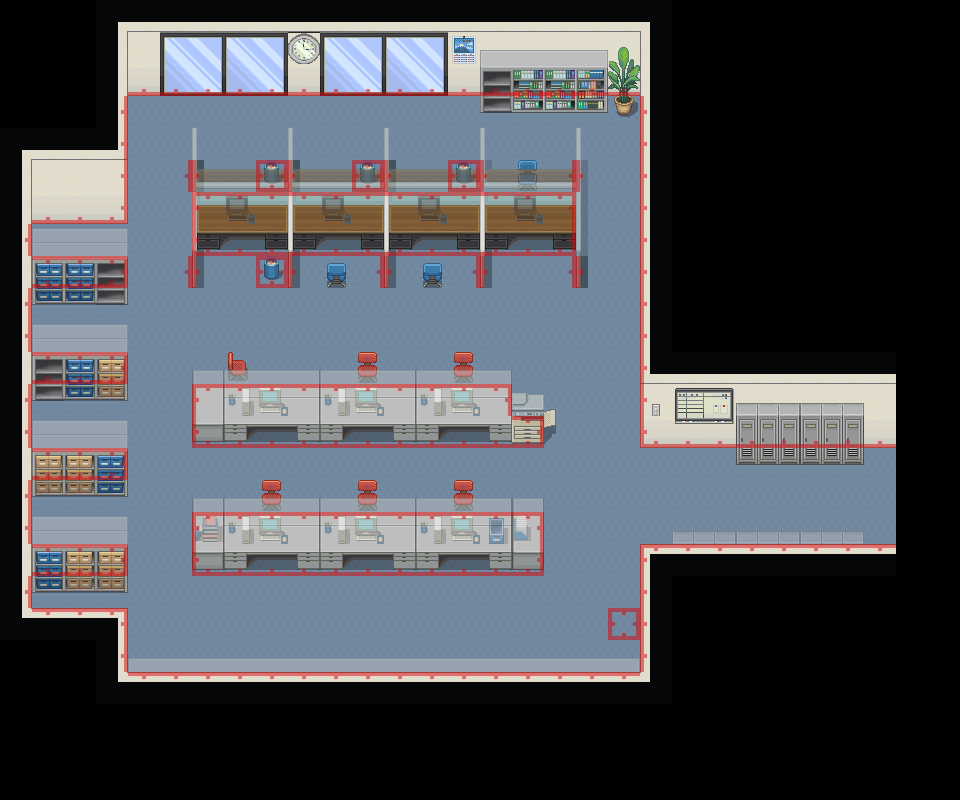

Tiled map render using the project's own tile images. Description and the map definition, with tile-layer contents summarised, below:
An orthogonal 30x25 tile map with 32x32 px tiles, 4 tile layers (Walls and Floor, Below, Above, Passage), 6 tilesets and 8 objects (8x event).

<map version="1.0" orientation="orthogonal" renderorder="right-down" width="30" height="25" tilewidth="32" tileheight="32" nextobjectid="13">
 <tileset firstgid="1" name="Office_A5_Ground" tilewidth="32" tileheight="32">
  <image source="../../images/Office_A5_Ground.png" width="256" height="64" />
 </tileset>
 <tileset firstgid="17" name="wall" tilewidth="32" tileheight="32">
  <image source="../../images/wall.png" width="96" height="64" />
 </tileset>
 <tileset firstgid="23" name="expandedAutotile" tilewidth="32" tileheight="32">
  <image source="../../images/expandedAutotile.png" width="256" height="192" />
  <terraintypes>
   <terrain name="Void" tile="-1" />
  </terraintypes>
 </tileset>
 <tileset firstgid="71" name="passage" tilewidth="32" tileheight="32">
  <image source="../../images/passage.png" width="128" height="128" />
 </tileset>
 <tileset firstgid="87" name="Office-B" tilewidth="32" tileheight="32">
  <image source="../../images/Office-B.png" width="512" height="512" />
 </tileset>
 <tileset firstgid="343" name="Office-C" tilewidth="32" tileheight="32">
  <image source="../../images/Office-C.png" width="512" height="512" />
 </tileset>
 <layer name="Walls and Floor" width="30" height="25">
  <properties>
   <property name="type" value="floor" />
  </properties>
  <data>[750 cells, 493 non-empty, 19 distinct tile ids]</data>
 </layer>
 <layer name="Below" width="30" height="25">
  <data>[750 cells, 164 non-empty, 70 distinct tile ids]</data>
 </layer>
 <layer name="Above" width="30" height="25" opacity="0.5">
  <data>[750 cells, 98 non-empty, 26 distinct tile ids]</data>
 </layer>
 <objectgroup name="Objects">
  <object id="1" type="event" gid="2" x="608" y="640">
   <properties>
    <property name="trigger" value="action" />
   </properties>
  </object>
  <object id="5" type="event" gid="78" x="864" y="480">
   <properties>
    <property name="trigger" value="overlap" />
   </properties>
  </object>
  <object id="6" type="event" gid="78" x="864" y="512">
   <properties>
    <property name="trigger" value="overlap" />
   </properties>
  </object>
  <object id="7" type="event" gid="78" x="864" y="544">
   <properties>
    <property name="trigger" value="overlap" />
   </properties>
  </object>
  <object id="8" type="event" gid="2" x="640" y="384">
   <properties>
    <property name="trigger" value="bump" />
   </properties>
  </object>
  <object id="9" type="event" gid="2" x="608" y="320">
   <properties>
    <property name="trigger" value="overlap" />
   </properties>
  </object>
  <object id="10" type="event" gid="2" x="608" y="288">
   <properties>
    <property name="trigger" value="nearby" />
   </properties>
  </object>
  <object id="12" name="Pandora" type="event" gid="2" x="416" y="192">
   <properties>
    <property name="layer" value="2" />
   </properties>
  </object>
 </objectgroup>
 <layer name="Passage" width="30" height="25" opacity="0.5">
  <data>[750 cells, 179 non-empty, 11 distinct tile ids]</data>
 </layer>
</map>
